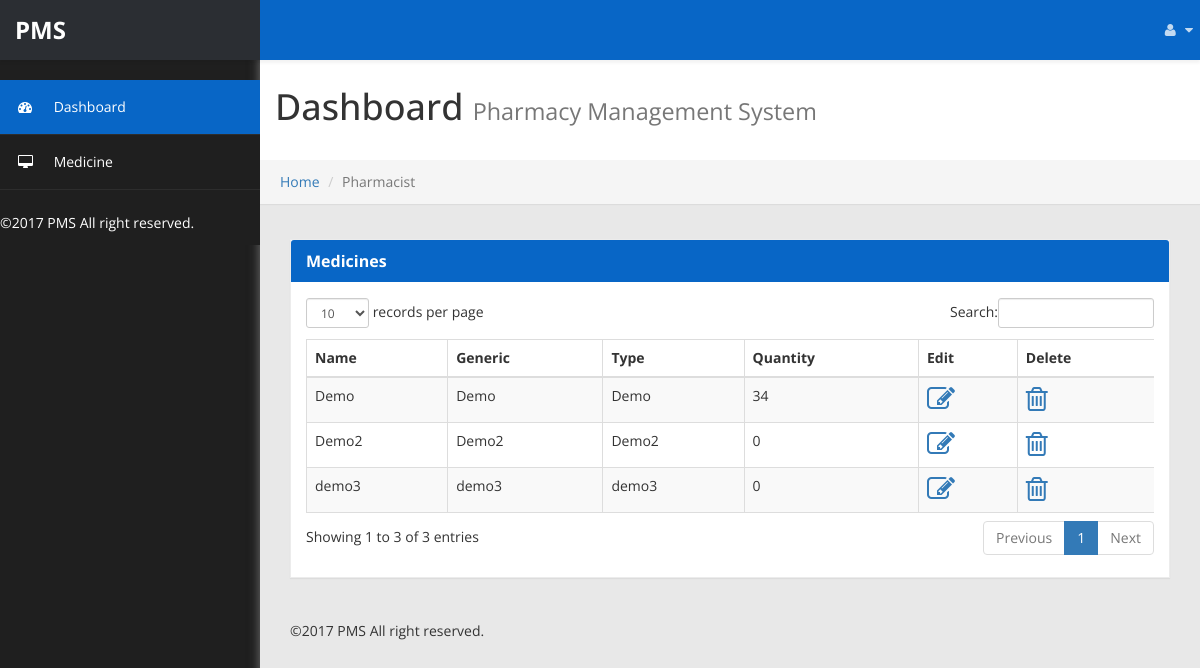
The page /pharmacist.php (signed in) on the database its author committed.
### tables this page shows
CREATE TABLE `medicine` (
  `medicine_id` int(50) NOT NULL,
  `medicine_name` varchar(255) NOT NULL,
  `medicine_generic` varchar(200) NOT NULL,
  `medicine_type` varchar(50) NOT NULL,
  `medicine_company` varchar(255) NOT NULL,
  `medicine_quantity` int(10) NOT NULL,
  `medicine_price` float NOT NULL
);

### pharmacist.php (the view, shortened to what this page needs)
<!DOCTYPE html>
<html xmlns="http://www.w3.org/1999/xhtml">
<head>
    <link href="assets/css/bootstrap.css" rel="stylesheet" />
    <link href="assets/css/font-awesome.css" rel="stylesheet" />
    <link href="assets/js/morris/morris-0.4.3.min.css" rel="stylesheet" />
    <link href="assets/css/custom-styles.css" rel="stylesheet" />
    <link rel="stylesheet" href="assets/js/Lightweight-Chart/cssCharts.css">
	<link href="assets/js/dataTables/dataTables.bootstrap.css" rel="stylesheet" />
</head>
<body>
    <div id="wrapper">
        <nav class="navbar navbar-default top-navbar" role="navigation">
            <div class="navbar-header">
                <a class="navbar-brand" href="pharmacist.php"><strong>PMS</strong></a>
            </div>
            <ul class="nav navbar-top-links navbar-right">
                <li class="dropdown">
                    <a class="dropdown-toggle" data-toggle="dropdown" href="#" aria-expanded="false">
                        <i class="fa fa-user fa-fw"></i> <i class="fa fa-caret-down"></i>
                    </a>
                </li>
            </ul>
        </nav>
        <nav class="navbar-default navbar-side" role="navigation">
            <div class="sidebar-collapse">
                <ul class="nav" id="main-menu">
                    <li>
                        <a class="active-menu" href="pharmacist.php"><i class="fa fa-dashboard"></i> Dashboard</a>
                    </li>
                    <li>
                        <a href="pharmacist_med.php"><i class="fa fa-desktop"></i> Medicine</a>
                    </li>
					<footer>
						<p style="color:#fff;">&copy;2017 PMS All right reserved.</p>
					</footer>
                </ul>
            </div>
        </nav>
		<div id="page-wrapper">
		  <div class="header">
                        <h1 class="page-header">
                            Dashboard <small>Pharmacy Management System</small>
                        </h1>
						<ol class="breadcrumb">
					  <li><a href="pharmacist.php">Home</a></li>
					  <li class="active">Pharmacist</li>
					</ol>
		</div>
            <div id="page-inner">
                <div class="row">
                    <div class="col-md-12 col-sm-12 col-xs-12">
                        <div class="panel panel-default">
                            <div class="panel-heading">
                               Medicines
                            </div>
                            <div class="panel-body">
                                  <div class="table-responsive">
                                <table class="table table-striped table-bordered table-hover" id="dataTables-example">
                                    <thead>
                                        <tr>
                                            <th>Name</th>
                                            <th>Generic</th>
                                            <th>Type</th>
                                            <th>Quantity</th>
                                            <th>Edit</th>
                                            <th>Delete</th>
                                        </tr>
                                    </thead>
                                    <tbody>
										<?php
											include_once('connect_db.php');
                                            $sql = "SELECT * FROM medicine";
                                            $result = $conn->query($sql);
                                            if($result->num_rows > 0) {
											while($row =  $result->fetch_assoc()) {
										?>
                                        <tr class="odd gradeX">
                                            <td><?php echo $row['medicine_name']?></td>
                                            <td><?php echo $row['medicine_generic']?></td>
                                            <td><?php echo $row['medicine_type']?></td>
                                            <td><?php echo $row['medicine_quantity']?></td>
                                            <td>
												<a href="update_medicine.php?medicine_id=<?php echo $row['medicine_id']?>">
													<i class="fa fa-pencil-square-o fa-2x" aria-hidden="true"></i>
												</a>
											</td>
											<td>
												<a href="delete_medicine.php?medicine_id=<?php echo $row['medicine_id']?>">
													<i class="fa fa-trash-o fa-2x" aria-hidden="true"></i>
												</a>
											</td>
                                        </tr>
										<?php
                                                 }
											}
										?>
                                    </tbody>
                                </table>
                            </div>
                            </div>
                        </div>
                    </div>
                </div>
				<footer><p>&copy;2017 PMS All right reserved.</p>
				</footer>
            </div>
        </div>
    </div>
</body>
</html>

### assets/css/custom-styles.css (style rules this page uses)
body { font-family: 'Open Sans', sans-serif; background: #1F1F1F; }
#wrapper { width: 100%; }
#page-wrapper { padding: 15px 15px; min-height: 600px; background: #E8E8E8; }
#page-inner { width:100%; margin:10px 20px 10px 0px; background-color:transparent; padding: 15px 30px; min-height:1200px; }
h1, .h1, h2, .h2, h3, .h3 { margin-top: 7px; margin-bottom: -5px; }
p { font-size:16px; line-height:25px; padding-top:20px; }
.navbar-side { z-index: 0; }
.panel { border-radius:0px; }
.navbar-side .nav > li > a > i { color: #FFFFFF; padding: 8px; width: 30px; text-align: center; }
.top-navbar { position: fixed; width: 100%; z-index: 300; -webkit-box-shadow: 0 3px 3px rgba(0, 0, 0, 0.05); -moz-box-shadow: 0 3px 3px rgba(0, 0, 0, 0.05); box-shadow: 0 3px 3px rgba(0, 0, 0, 0.05); }
.navbar-side { z-index: 1; position: fixed; width: 260px; top: 80px; }
#page-wrapper { position: relative; top: 55px; box-shadow: 0 0 10px #757575; -moz-box-shadow: 0 0 10px #757575; -webkit-box-shadow: 0 0 10px #757575; }
.breadcrumb { padding: 12px 10px 12px 20px; margin-bottom: 20px; list-style: none; border-radius: 0; -webkit-box-shadow: 0 1px 1px rgba(0,0,0,.05); box-shadow: 0 1px 1px rgba(0,0,0,.05); }
.page-header { padding-bottom: 9px; margin: 0; border-bottom: 1px solid transparent; text-align: left;background-color: #fff;padding: 32px 22px 32px 15px; }
.panel-default { border-color: #ECECEC; }
.panel-default > .panel-heading { color: #FFF; border-color: #FFF; font-weight:bold; background: #0866C6; font-size: 16px; text-shadow: none; }
.panel-heading { border-bottom: 1px solid transparent; border-top-left-radius: 3px; border-top-right-radius: 3px; }
footer p { font-size: 14px; }
.top-navbar { margin:0px; }
.top-navbar .navbar-brand { color: #fff; width: 260px; text-align: left; height: 60px; font-size: 24px; font-weight: 700; line-height: 30px; background: #0866c6; }
.top-navbar .nav > li { position: relative; display: inline-block; margin: 0px; padding: 0px; }
.top-navbar .nav > li > a { position: relative; display: block; padding: 20px; color: #FFFFFF; margin: 0px; }
.active-menu { background-color: #0866C6 !important; color: #fff !important; }
.active-menu i { color: #fff !important; }
.sidebar-collapse , .sidebar-collapse .nav { background:none; }
.sidebar-collapse .nav { padding:0; }
.sidebar-collapse .nav > li > a { color: #FFFFFF; background:transparent; text-shadow:none; }
.sidebar-collapse > .nav > li > a { padding: 12px 10px; }
.sidebar-collapse > .nav > li { border-bottom: 1px solid rgba(107, 108, 109, 0.19); }
.navbar-side { border:none; background: #1F1F1F; }
.top-navbar { background: #0866c6; border-bottom:none; }
.top-navbar .nav > li > a > i { margin-right: 2px; }
.navbar-default { border:0px solid black; }
.navbar-header { background: transparent; }
.nav > li > a > i { margin-right:10px; color: rgba(255, 255, 255, 0.76); }
@media (min-width:768px) { #page-wrapper { margin: 0 0 0 260px; padding: 0; min-height: 1200px; } }
@media (min-width:768px) { .navbar-side { width: 260px; z-index: 1; } }
@media (min-width:768px) { .navbar { border-radius: 0px; } }

### rows shown on the page
medicine: medicine_name "Demo", medicine_generic "Demo", medicine_type "Demo", medicine_quantity "34"
medicine: medicine_name "Demo2", medicine_generic "Demo2", medicine_type "Demo2", medicine_quantity "0"
medicine: medicine_name "demo3", medicine_generic "demo3", medicine_type "demo3", medicine_quantity "0"
